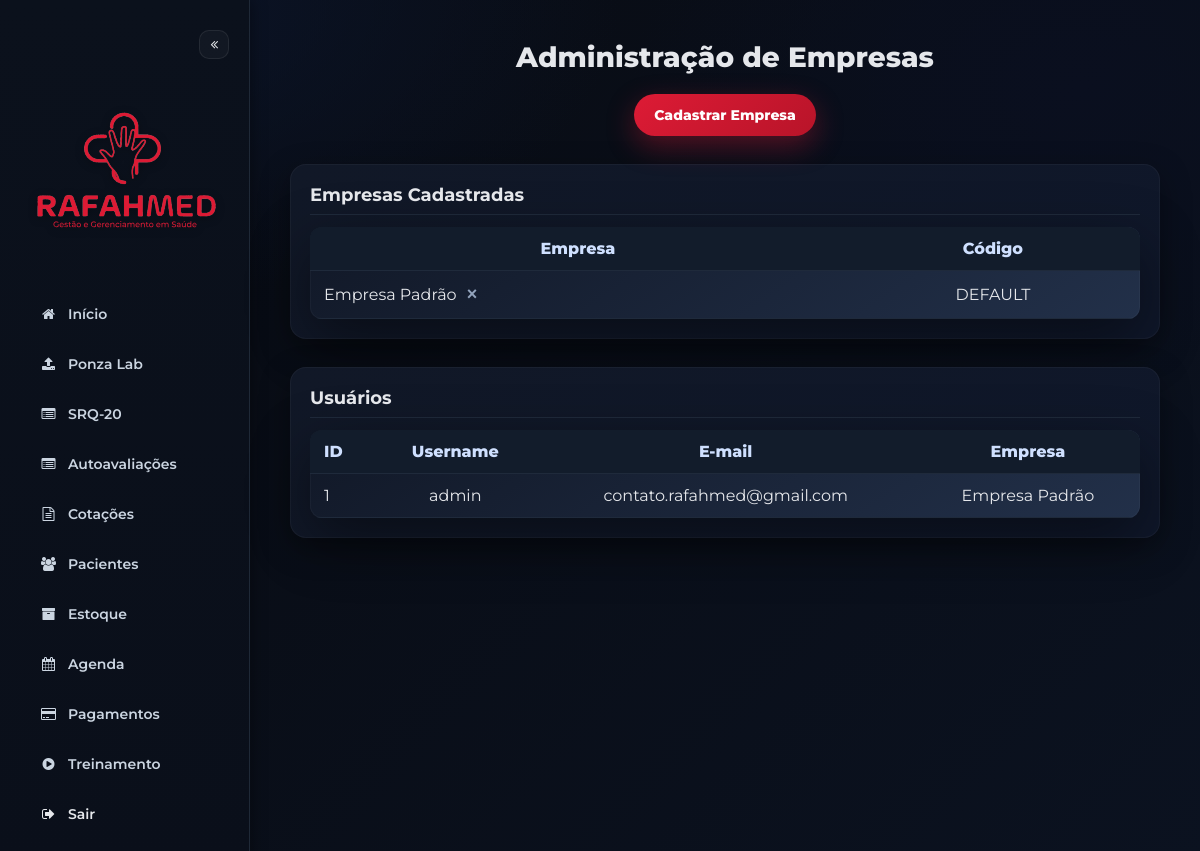
Page /admin/companies (signed in) on the earlier database version.
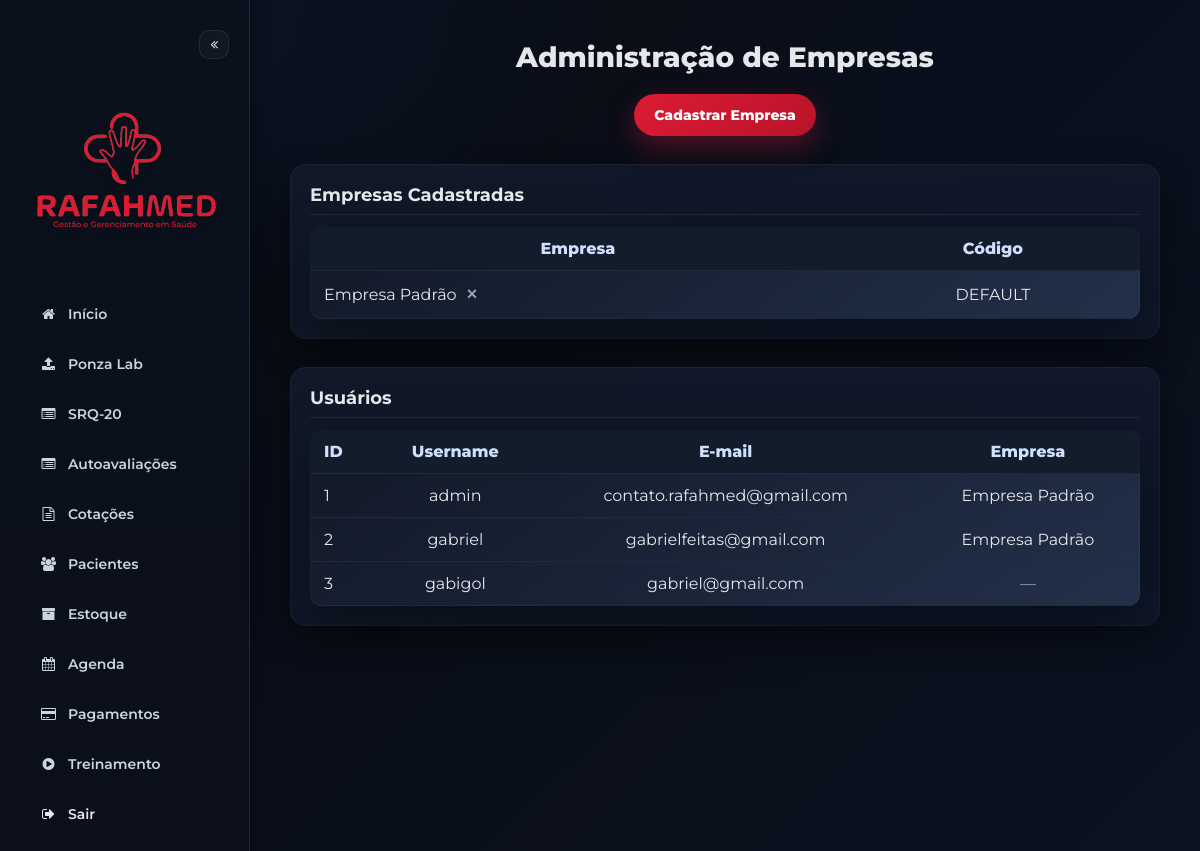
Same page on the later database version.
### models.py (models this page shows, shortened)
class Company(db.Model):
    __tablename__ = 'companies'
    id          = db.Column(db.Integer, primary_key=True)
    name        = db.Column(db.String(100), nullable=False)
    access_code = db.Column(db.String(50), unique=True, nullable=False)

class User(db.Model):
    __tablename__ = 'users'
    id            = db.Column(db.Integer, primary_key=True)
    username      = db.Column(db.String(80),  nullable=False, unique=True)
    email         = db.Column(db.String(120), nullable=False, unique=True)
    password_hash = db.Column(db.String(128), nullable=False)
    name          = db.Column(db.String(120))
    birthdate     = db.Column(db.Date)
    profile_image = db.Column(db.String(200), default='images/user-icon.png')
    company_id    = db.Column(db.Integer, db.ForeignKey('companies.id'), nullable=True)
    company       = db.relationship('Company', backref='users')
    plan          = db.Column(db.String(20), default='standard')
    plan_status   = db.Column(db.String(20), default='inactive')
    plan_expires_at = db.Column(db.DateTime, nullable=True)
    trial_until     = db.Column(db.DateTime, nullable=True)

### app.py (the view, shortened to what this page needs)
@app.route('/admin/companies', methods=['GET', 'POST'])
@login_required
def admin_companies():
    user = get_logged_user()
    if not user or user.username.lower() != 'admin':
        flash('Acesso negado.', 'danger')
        return redirect(url_for('login'))
    companies = Company.query.order_by(Company.name).all()
    users = User.query.order_by(User.id).all()
    return render_template(
        'admin_companies.html',
        companies=companies,
        users=users
    )

### app.py (called while the page is built)
def get_logged_user():
    uid = session.get('user_id')
    if not uid:
        return None
    return User.query.get(uid)

def login_required(f):
    @wraps(f)
    def decorated_function(*args, **kwargs):
        user = get_logged_user()
        if not user:
            return redirect(url_for('login'))
        return f(*args, **kwargs)
    return decorated_function

@app.after_request
def no_cache_for_availability(resp):
    if request.path.startswith(('/api/available_slots',
                                '/api/available_days',
                                '/availability')):
        resp.headers['Cache-Control'] = 'no-store, no-cache, must-revalidate, max-age=0'
        resp.headers['Pragma'] = 'no-cache'
        resp.headers['Expires'] = '0'
    return resp

### templates/admin_companies.html (shortened to what this page needs)
<!DOCTYPE html>
<html lang="pt-br">
<head>
  <link rel="stylesheet" href="https://stackpath.bootstrapcdn.com/font-awesome/4.7.0/css/font-awesome.min.css" />
</head>
<body>
  <div class="sidebar">
    <button class="sidebar-toggle" onclick="toggleSidebar()" aria-label="Minimizar/Maximizar menu">
      <i class="fa fa-angle-double-left"></i>
    </button>
    <img src="{{ url_for('static', filename='images/logocompleta.svg') }}" class="sidebar-logo" alt="RafahMed" />
    <a href="{{ url_for('index') }}" class="menu-item"><i class="fa fa-home"></i><span class="label">Início</span></a>
    <a href="{{ url_for('upload') }}" class="menu-item"><i class="fa fa-upload"></i><span class="label">Ponza
        Lab</span></a>
    <a href="{{ url_for('questionnaire_results') }}" class="menu-item"><i class="fa fa-list-alt"></i><span
        class="label">SRQ-20</span></a>
    <a href="{{ url_for('quiz_results') }}" class="menu-item"><i class="fa fa-list-alt"></i><span
        class="label">Autoavaliações</span></a>
    <a href="{{ url_for('quote_index') }}" class="menu-item"><i class="fa fa-file-text-o"></i><span
        class="label">Cotações</span></a>
    <a href="{{ url_for('catalog') }}" class="menu-item"><i class="fa fa-users"></i><span
        class="label">Pacientes</span></a>
    <a href="{{ url_for('products') }}" class="menu-item"><i class="fa fa-archive"></i><span
        class="label">Estoque</span></a>
    <a href="{{ url_for('agenda') }}" class="menu-item"><i class="fa fa-calendar"></i><span
        class="label">Agenda</span></a>
    <a href="{{ url_for('purchase') }}" class="menu-item"><i class="fa fa-credit-card"></i><span
        class="label">Pagamentos</span></a>
    <a href="{{ url_for('training') }}" class="menu-item"><i class="fa fa-play-circle"></i><span
        class="label">Treinamento</span></a>
    <a href="{{ url_for('logout') }}" class="menu-item logout"><i class="fa fa-sign-out"></i><span
        class="label">Sair</span></a>
  </div>
  <div class="content">
    <h2>Administração de Empresas</h2>
    <div style="text-align:center; margin-bottom:10px">
      <button class="menu-button" onclick="openCompanyModal()">Cadastrar Empresa</button>
    </div>
    <div class="section-box">
      <div class="section-header">
        <h3>Empresas Cadastradas</h3>
      </div>
      {% if companies %}
      <table class="catalog-table">
        <thead>
          <tr>
            <th>Empresa</th>
            <th>Código</th>
          </tr>
        </thead>
        <tbody>
          {% for comp in companies %}
          <tr>
            <td style="text-align:left">
              {{ comp.name }}
              <form method="post" action="{{ url_for('delete_company', company_id=comp.id) }}"
                onsubmit="return confirm('Deseja realmente excluir esta empresa?')" style="display:inline;">
                <button class="delete-btn" title="Excluir">×</button>
              </form>
            </td>
            <td>{{ comp.access_code }}</td>
          </tr>
          {% endfor %}
        </tbody>
      </table>
      {% else %}
      <p style="text-align:center; color:#93a4bd">Nenhuma empresa cadastrada.</p>
      {% endif %}
    </div>
    <div class="section-box">
      <div class="section-header">
        <h3>Usuários</h3>
      </div>
      {% if users %}
      <table class="catalog-table">
        <thead>
          <tr>
            <th style="text-align:left">ID</th>
            <th>Username</th>
            <th>E-mail</th>
            <th>Empresa</th>
          </tr>
        </thead>
        <tbody>
          {% for u in users %}
          <tr>
            <td style="text-align:left">{{ u.id }}</td>
            <td>{{ u.username }}</td>
            <td>{{ u.email }}</td>
            <td>
              {% if u.company %}
              {{ u.company.name }}
              {% else %}
              <span style="color:#93a4bd">—</span>
              {% endif %}
            </td>
          </tr>
          {% endfor %}
        </tbody>
      </table>
      {% else %}
      <p style="text-align:center; color:#93a4bd">Nenhum usuário cadastrado.</p>
      {% endif %}
    </div>
  </div>
</body>
</html>

### templates/admin_companies.html (style rules this page uses)
:root { --bg-deep: #080b12; --bg-dark: #0b1220; --bg-elev: #111827; --bg-elev-2: #0f172a; --text: #e5e7eb; --text-dim: #cbd5e1; --line: #1f2a3b; --red: #dd1b35; --red-dark: #b81429; --input-bg: #0f1a2a; --input-bd: #283447; }
* { box-sizing: border-box }
body { margin: 0; display: flex; min-height: 100vh; font-family: 'Montserrat', sans-serif; background: radial-gradient(1000px 600px at 10% 0%, #0b1428 0%, transparent 50%), radial-gradient(900px 600px at 90% 10%, #0a0f1f 0%, transparent 50%), linear-gradient(135deg, var(--bg-deep), var(--bg-dark)); color: var(--text); }
.sidebar { width: 250px; min-height: 100vh; background: linear-gradient(180deg, #0b111c, #0a0f1a); padding: 30px 20px; border-right: 1px solid #1f2937; box-shadow: 2px 0 14px rgba(0, 0, 0, .35); display: flex; flex-direction: column; transition: width 180ms ease; }
.sidebar-toggle { align-self: flex-end; background: rgba(255, 255, 255, .03); border: 1px solid rgba(255, 255, 255, .08); color: #e5e7eb; padding: 6px 10px; border-radius: 10px; cursor: pointer; margin-bottom: 14px; }
.sidebar-logo { width: 200px; display: block; margin: 0 auto 20px; filter: drop-shadow(0 2px 4px rgba(0, 0, 0, .35)); transition: width 180ms ease, margin 180ms ease; }
.menu-item { display: flex; align-items: center; gap: 9px; font-size: 14px; padding: 12px 18px; border-radius: 10px; color: var(--text-dim); text-decoration: none; margin-bottom: 8px; font-weight: 600; transition: background .2s, color .2s, transform .12s; }
.menu-item i { width: 21px; text-align: center; flex: 0 0 21px }
.menu-item.logout { color: #e5e7eb }
.content { flex-grow: 1; padding: 40px; min-width: 0 }
h2 { font-size: 28px; font-weight: 800; text-align: center; margin: 0 0 20px }
.section-box { margin: 28px 0; padding: 20px; border-radius: 16px; background: linear-gradient(145deg, var(--bg-elev), var(--bg-elev-2)); box-shadow: 0 10px 30px rgba(0, 0, 0, .35), 0 0 0 1px rgba(255, 255, 255, .04) inset; }
.section-header { display: flex; align-items: center; gap: 12px; margin: 0 0 12px; padding-bottom: 8px; border-bottom: 1px solid var(--line) }
.section-header h3 { margin: 0; font-size: 18px; font-weight: 700 }
.catalog-table { width: 100%; border-collapse: collapse; background: linear-gradient(145deg, var(--bg-elev), #223049); border-radius: 12px; overflow: hidden; box-shadow: 0 20px 60px rgba(0, 0, 0, .45), 0 0 0 1px rgba(255, 255, 255, .03) inset }
.catalog-table th, .catalog-table td { padding: 12px 14px; border-bottom: 1px solid var(--line); text-align: center }
.catalog-table th { background: #121c2b; color: #cfe0ff; font-weight: 800 }
.menu-button { display: inline-block; font-weight: 800; font-size: 14px; cursor: pointer; padding: 12px 20px; border-radius: 28px; border: none; background: linear-gradient(135deg, var(--red), var(--red-dark)); color: #fff; box-shadow: 0 10px 28px rgba(221, 27, 53, .35); transition: .25s; font-family: 'Montserrat', sans-serif; }
.delete-btn { background: none; border: none; font-size: 18px; font-weight: 900; color: #93a4bd; cursor: pointer }

Differences in the rows shown:
added User: id "2", username "gabriel", email "gabrielfeitas@gmail.com", company.name "Empresa Padrão"
added User: id "3", username "gabigol", email "gabriel@gmail.com"
